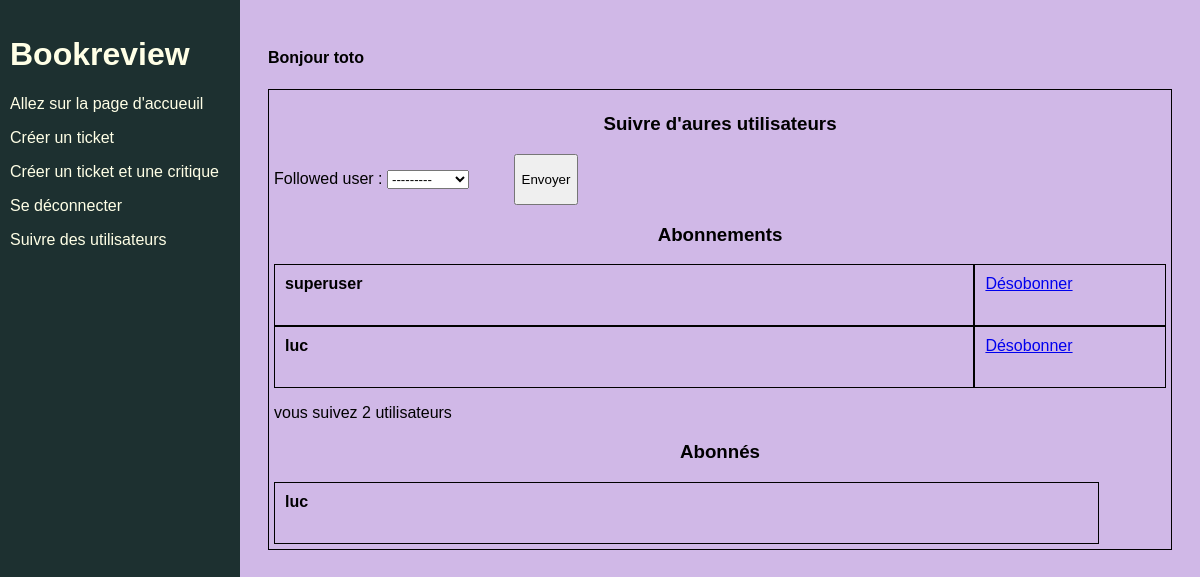
Screenshot of /follow-users/ (signed in) with the database file from the repository.
### authentication/models.py (models this page shows)
class User(AbstractUser):
    pass

### review/models.py (models this page shows, shortened)
class UserFollows(models.Model):
    user = models.ForeignKey(to=settings.AUTH_USER_MODEL,
                              on_delete=models.CASCADE, related_name='user_connected')
    followed_user = models.ForeignKey(to=settings.AUTH_USER_MODEL,
                              on_delete=models.CASCADE, related_name='followed_user')
    class Meta:
        unique_together = ('user', 'followed_user')

### review/views.py (the view, shortened to what this page needs)
# urls.py: path('follow-users/', review.views.follow_users, name='follow_users'),
@login_required
def follow_users(request):
    message = ""
    form = forms.FollowerForm()
    follows = models.UserFollows.objects.filter(user=request.user)
    follows_me = []
    for somebody in models.UserFollows.objects.all():
        if somebody.followed_user == request.user:
            follows_me.append(somebody.user)
    count = len(follows)
    return render(request, 'review/follow_users_form.html', context={'form': form,
                                                                     'follows':follows,
                                                                     'count':count,
                                                                     "message":message,
                                                                     "follows_me":follows_me
                                                                     })

### review/forms.py
class FollowerForm(forms.ModelForm):
    class Meta:
        model = models.UserFollows
        fields = ['followed_user']

### review/templates/review/follow_users_form.html (shortened to what this page needs)
{% extends 'base.html' %}
{% block content %}
{% load static %}
<link rel="stylesheet" href="{% static 'css/follow.css' %}">
<div id="follow_block">
    <p><h3>Suivre d'aures utilisateurs</h3></p>
    <form id="form" method="post">
        {{ form.as_p }}
        <button type="submit" id="submit">Envoyer</button>
    </form>
    <p><h3>Abonnements</h3></p>
    {% if follows %}
        {% for follow in follows %}
            <div id="abonnements">
                <p id="new"><strong>{{ follow.followed_user }}</strong></p>
                <a id="cancel" href="{% url 'del_follower' follow.followed_user.id %}">Désobonner</a>
            </div>
        {% endfor %}
        <p>vous suivez {{count}} utilisateurs </p>
    {% else %}
        <p> Vous ne suivez personne </p>
    {% endif %}
    <p><h3>Abonnés</h3></p>
    {% if follows_me %}
        {% for follow_me in follows_me %}
            <p id="follow_me"><strong>{{ follow_me }}</strong></p>
        {% endfor %}
    {% endif %}
</div>
{% endblock content %}

### templates/base.html (shortened to what this page needs)
{% load static %}
<html>
    <head>
        <link rel="stylesheet" href="{% static 'css/base.css' %}">
    </head>
    <body>
        <div class="sidebar">
            <h1>Bookreview</h1>
            {% if user.is_authenticated %}
                <p><a href="{% url 'home' %}">Allez sur la page d'accueuil</a></p>
                <p><a href="{% url 'ticket' %}">Créer un ticket</a></p>
                <p><a href="{% url 'ticket_review' %}">Créer un ticket et une critique</a></p>
                <p><a href="{% url 'logout' %}">Se déconnecter</a></p>
                <p><a href="{% url 'follow_users' %}">Suivre des utilisateurs</a></p>
            {% endif %}
        </div>
        <div class="main">
            <p><h4>Bonjour {{ user.username }} </h4></p>
            {% block content %}{% endblock content %}
        </div>
    </body>
</html>

### static/css/base.css (style rules this page uses)
html { font-family: Arial; }
.sidebar { height: 100%; width: 220px; position: fixed; z-index: 1; top: 0; left: 0; background-color: #1d3030; color: #ffffe6; overflow-x: hidden; padding-top: 15px; padding-left: 10px; padding-right: 10px; }
.sidebar a { text-decoration: none; color: #ffffe6; display: block; }
.main { margin-left: 240px; padding: 20px; }

### static/css/follow.css (style rules this page uses)
body { background-color: rgb(208, 184, 231); }
#form { display: flex; }
#submit { margin-left: 5%; }
div#follow_block { padding: 5px; border: 1px rgb(0, 0, 0) solid; }
h3 { text-align: center; }
div#abonnements { display: flex; margin: 0px; padding: 0px; }
p#new { border: 1px rgb(0, 0, 0) solid; width:80%; height: 40px; margin: 0px; padding: 10px; }
a#cancel { border: 1px rgb(0, 0, 0) solid; width:20%; height: 40px; margin: 0px; padding: 10px; }
p#follow_me { border: 1px rgb(0, 0, 0) solid; width:90%; height: 40px; margin: 0px; padding: 10px; }

### rows the page displays
User: username "toto"
UserFollows: followed_user "superuser"
UserFollows: followed_user "luc"
User: username "luc"

### other values shown
{{ count }} "2"
